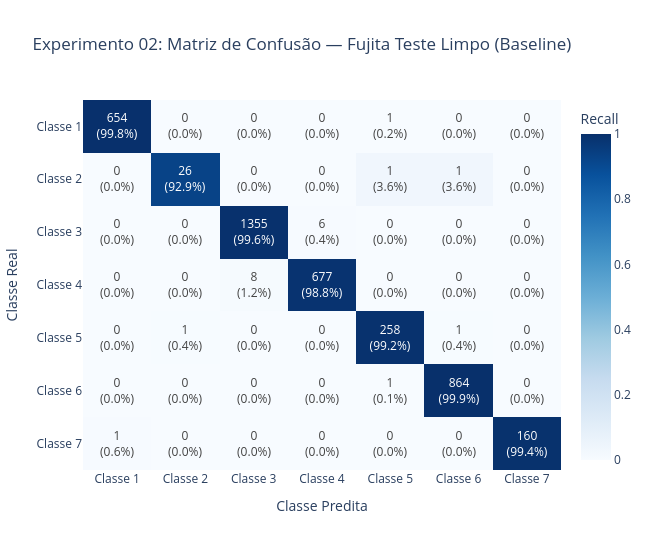

Notebook cell for this chart:
### Code cell
# 5. Avaliação Baseline Limpa (Conjunto de Teste Fujita Holdout 15%)
probs_teste_limpo = modelo.predict(X_teste_limpo_s, verbose=0)
y_pred_teste_limpo = np.argmax(probs_teste_limpo, axis=1)

relatorio_limpo = classification_report(
    y_ref[idx_teste], y_pred_teste_limpo,
    target_names=NOMES_CLASSES,
    output_dict=True
)
print("=== RELATÓRIO BASELINE: FUJITA TESTE 15% ===")
print(classification_report(y_ref[idx_teste], y_pred_teste_limpo, target_names=NOMES_CLASSES))

fig_cm_limpo = plotar_matriz_confusao(
    y_ref[idx_teste], y_pred_teste_limpo,
    "Experimento 02: Matriz de Confusão — Fujita Teste Limpo (Baseline)"
)
fig_cm_limpo.show()

### Figure 1 — Plotly figure (JSON) as saved in the notebook; plotly's stock layout.template omitted (floating-point values rounded to 4 significant figures)
{"data": [{"colorbar": {"title": {"text": "Recall"}}, "colorscale": [[0.0, "rgb(247,251,255)"], [0.125, "rgb(222,235,247)"], [0.25, "rgb(198,219,239)"], [0.375, "rgb(158,202,225)"], [0.5, "rgb(107,174,214)"], [0.625, "rgb(66,146,198)"], [0.75, "rgb(33,113,181)"], [0.875, "rgb(8,81,156)"], [1.0, "rgb(8,48,107)"]], "text": [["654<br>(99.8%)", "0<br>(0.0%)", "0<br>(0.0%)", "0<br>(0.0%)", "1<br>(0.2%)", "0<br>(0.0%)", "0<br>(0.0%)"], ["0<br>(0.0%)", "26<br>(92.9%)", "0<br>(0.0%)", "0<br>(0.0%)", "1<br>(3.6%)", "1<br>(3.6%)", "0<br>(0.0%)"], ["0<br>(0.0%)", "0<br>(0.0%)", "1355<br>(99.6%)", "6<br>(0.4%)", "0<br>(0.0%)", "0<br>(0.0%)", "0<br>(0.0%)"], ["0<br>(0.0%)", "0<br>(0.0%)", "8<br>(1.2%)", "677<br>(98.8%)", "0<br>(0.0%)", "0<br>(0.0%)", "0<br>(0.0%)"], ["0<br>(0.0%)", "1<br>(0.4%)", "0<br>(0.0%)", "0<br>(0.0%)", "258<br>(99.2%)", "1<br>(0.4%)", "0<br>(0.0%)"], ["0<br>(0.0%)", "0<br>(0.0%)", "0<br>(0.0%)", "0<br>(0.0%)", "1<br>(0.1%)", "864<br>(99.9%)", "0<br>(0.0%)"], ["1<br>(0.6%)", "0<br>(0.0%)", "0<br>(0.0%)", "0<br>(0.0%)", "0<br>(0.0%)", "0<br>(0.0%)", "160<br>(99.4%)"]], "texttemplate": "%{text}", "type": "heatmap", "x": ["Classe 1", "Classe 2", "Classe 3", "Classe 4", "Classe 5", "Classe 6", "Classe 7"], "y": ["Classe 1", "Classe 2", "Classe 3", "Classe 4", "Classe 5", "Classe 6", "Classe 7"], "z": [[0.9985, 0.0, 0.0, 0.0, 0.001527, 0.0, 0.0], [0.0, 0.9286, 0.0, 0.0, 0.03571, 0.03571, 0.0], [0.0, 0.0, 0.9956, 0.004409, 0.0, 0.0, 0.0], [0.0, 0.0, 0.01168, 0.9883, 0.0, 0.0, 0.0], [0.0, 0.003846, 0.0, 0.0, 0.9923, 0.003846, 0.0], [0.0, 0.0, 0.0, 0.0, 0.001156, 0.9988, 0.0], [0.006211, 0.0, 0.0, 0.0, 0.0, 0.0, 0.9938]], "zmax": 1, "zmin": 0}], "layout": {"height": 550, "title": {"text": "Experimento 02: Matriz de Confusão — Fujita Teste Limpo (Baseline)"}, "width": 650, "xaxis": {"title": {"text": "Classe Predita"}}, "yaxis": {"autorange": "reversed", "title": {"text": "Classe Real"}}}}
